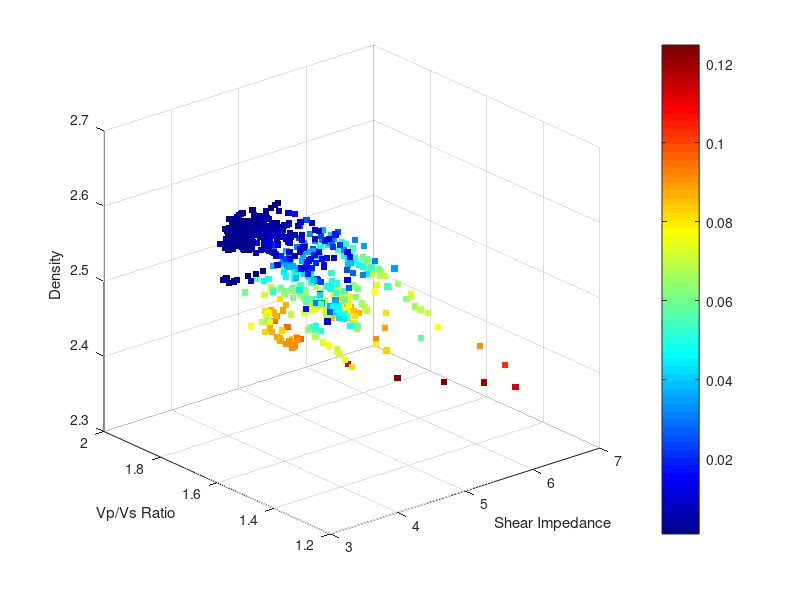

Write MATLAB code to recreate this figure. (Note: this script raises an error after producing the figure.)
clear; clc; tic;

load('LogDataALL.mat')

VP    = LogDataALL(1:900, 1);    % P-wave velocity (m/s)
VS    = LogDataALL(1:900, 2);    % S-wave velocity (m/s)
Den   = LogDataALL(1:900, 3);    % Density (g/cm³)
Vli   = LogDataALL(1:900, 4);    % Calcite volume fraction
POR   = LogDataALL(1:900, 5);    % Porosity
XP    = LogDataALL(1:900, 6);    % Pore aspect ratio

% Set average TOC and SW values for modeling
TOC_mean = 0.025;    % Average TOC
SW_mean  = 0.96;     % Average water saturation
Den_mean = mean(Den); % Average density

% Calculate elastic attributes
VRobs = VP ./ VS;          % Vp/Vs ratio
ISob  = VS .* Den ./ 1000; % Shear impedance (converted to proper scale)

% Define parameter ranges
por = [0.001, 0.04, 0.08, 0.12, 0.15];
xp  = [0.18, 0.28, 0.4, 0.6, 1];
vli = [0.01, 0.25, 0.45, 0.6, 0.7];

%% Plot modeled rock physics template lines
figure('Color','w'); 
grid on;
scatter3(ISob, VRobs, Den, 20, POR, ...
    'Marker', 's', 'MarkerEdgeColor', 'none', 'MarkerFaceColor', 'flat')
xlabel('Shear Impedance'); ylabel('Vp/Vs Ratio'); zlabel('Density');
xlim([3 7]); ylim([1.2 2]); zlim([2.3 2.7]);
view(-40, 24);colormap(jet);colorbar;hold on        
for k=1:length(vli)
    for j=1:length(por)
        for i=1:length(xp)
vsh=1-vli(k)-0.075;
vqu=1-vsh-vli(k)-0.025;
[vp(i,j,k), vs(i,j,k), rho(i,j,k)] = modeling(vsh, vqu, vli(k), TOC_mean, SW_mean, por(j), Den_mean, xp(i));
        end
        Vw(:,j,k)=vp(:,j,k)./vs(:,j,k); 
        Is(:,j,k)=vs(:,j,k).*rho(:,j,k)./1000;   
        plot3(Is(:,j,k),Vw(:,j,k),rho(:,j,k), 'k','LineWidth', 1);
        hold on
    end
hold on
    for j=1:length(xp)
        for i=1:length(por)
vsh=1-vli(k)-0.075;
vqu=1-vsh-vli(k)-0.025;
vqu(vqu<0)=0.001;
[vp(j,i,k), vs(j,i,k), rho(j,i,k)] = modeling(vsh, vqu, vli(k), TOC_mean, SW_mean, por(i), Den_mean, xp(j));
        end
        Vw(j,:,k)=vp(j,:,k)./vs(j,:,k); 
        Is(j,:,k)=vs(j,:,k).*rho(j,:,k)./1000;   
        plot3(Is(j,:,k),Vw(j,:,k),rho(j,:,k), 'k', 'LineWidth',1);
        hold on
    end
end
hold on
for k=1:length(por)
    for j=1:length(vli)
        for i=1:length(xp)
vsh=1-vli(j)-0.075;
vqu=1-vsh-vli(j)-0.025;
vqu(vqu<0)=0.001;
[vp(i,j,k), vs(i,j,k), rho(i,j,k)] = modeling(vsh, vqu, vli(j), TOC_mean, SW_mean, por(k), Den_mean, xp(i));
        end
        Vw(:,j,k)=vp(:,j,k)./vs(:,j,k); 
        Is(:,j,k)=vs(:,j,k).*rho(:,j,k)./1000;    
        plot3(Is(:,j,k),Vw(:,j,k),rho(:,j,k), 'k', 'LineWidth', 1);
        clearvars vp vs rho Vw Is;
        hold on
    end
hold on
    for j=1:length(xp)
        for i=1:length(vli)
vsh=1-vli(i)-0.075;
vqu=1-vsh-vli(i)-0.025;
vqu(vqu<0)=0.001;
[vp(j,i,k), vs(j,i,k), rho(j,i,k)] = modeling(vsh, vqu, vli(i), TOC_mean, SW_mean, por(k), Den_mean, xp(j));
        end
        Vw(j,:,k)=vp(j,:,k)./vs(j,:,k);
        Is(j,:,k)=vs(j,:,k).*rho(j,:,k)./1000;  
        plot3(Is(j,:,k),Vw(j,:,k),rho(j,:,k), 'k', 'LineWidth', 1);
        clearvars vp vs rho Vw Is;
        hold on
    end
end
hold on
%% Vli
figure('Color','w'); 
grid on;
scatter3(ISob, VRobs, Den, 20, Vli, ...
    'Marker', 's', 'MarkerEdgeColor', 'none', 'MarkerFaceColor', 'flat')
xlabel('Shear Impedance'); ylabel('Vp/Vs Ratio'); zlabel('Density');
xlim([3 7]); ylim([1.2 2]); zlim([2.3 2.7]);
view(-12, -43);colormap(jet);colorbar;hold on 
for k=1:length(vli)
    for j=1:length(por)
        for i=1:length(xp)
vsh=1-vli(k)-0.075;
vqu=1-vsh-vli(k)-0.025;
[vp(i,j,k), vs(i,j,k), rho(i,j,k)] = modeling(vsh, vqu, vli(k), TOC_mean, SW_mean, por(j), Den_mean, xp(i));
        end
        Vw(:,j,k)=vp(:,j,k)./vs(:,j,k);
        Is(:,j,k)=vs(:,j,k).*rho(:,j,k)./1000;  
        plot3(Is(:,j,k),Vw(:,j,k),rho(:,j,k), 'k','LineWidth', 1);
        hold on
    end
hold on
    for j=1:length(xp)
        for i=1:length(por)
vsh=1-vli(k)-0.075;
vqu=1-vsh-vli(k)-0.025;
vqu(vqu<0)=0.001;
[vp(j,i,k), vs(j,i,k), rho(j,i,k)] = modeling(vsh, vqu, vli(k), TOC_mean, SW_mean, por(i), Den_mean, xp(j));
        end
        Vw(j,:,k)=vp(j,:,k)./vs(j,:,k); 
        Is(j,:,k)=vs(j,:,k).*rho(j,:,k)./1000;  
        plot3(Is(j,:,k),Vw(j,:,k),rho(j,:,k), 'k', 'LineWidth',1);
        hold on
    end
end
hold on
for k=1:length(por)
    for j=1:length(vli)
        for i=1:length(xp)
vsh=1-vli(j)-0.075;
vqu=1-vsh-vli(j)-0.025;
vqu(vqu<0)=0.001;
[vp(i,j,k), vs(i,j,k), rho(i,j,k)] = modeling(vsh, vqu, vli(j), TOC_mean, SW_mean, por(k), Den_mean, xp(i));
        end
        Vw(:,j,k)=vp(:,j,k)./vs(:,j,k);
        Is(:,j,k)=vs(:,j,k).*rho(:,j,k)./1000;   
        plot3(Is(:,j,k),Vw(:,j,k),rho(:,j,k), 'k', 'LineWidth', 1);
        clearvars vp vs rho Vw Is;
        hold on
    end
hold on
    for j=1:length(xp)
        for i=1:length(vli)
vsh=1-vli(i)-0.075;
vqu=1-vsh-vli(i)-0.025;
vqu(vqu<0)=0.001;
[vp(j,i,k), vs(j,i,k), rho(j,i,k)] = modeling(vsh, vqu, vli(i), TOC_mean, SW_mean, por(k), Den_mean, xp(j));
        end
        Vw(j,:,k)=vp(j,:,k)./vs(j,:,k); 
        Is(j,:,k)=vs(j,:,k).*rho(j,:,k)./1000;    
        plot3(Is(j,:,k),Vw(j,:,k),rho(j,:,k), 'k', 'LineWidth', 1);
        clearvars vp vs rho Vw Is;
        hold on
    end
end
hold on
%% XP
figure('Color','w'); 
scatter3(ISob, VRobs, Den, 20, XP, ...
    'Marker', 's', 'MarkerEdgeColor', 'none', 'MarkerFaceColor', 'flat')
xlabel('Shear Impedance'); ylabel('Vp/Vs Ratio'); zlabel('Density');
xlim([3 7]); ylim([1.2 2]); zlim([2.3 2.7]);
grid on;view(55, -7);colormap(jet);colorbar;hold on 
for k=1:length(vli)
    for j=1:length(por)
        for i=1:length(xp)
vsh=1-vli(k)-0.075;
vqu=1-vsh-vli(k)-0.025;
[vp(i,j,k), vs(i,j,k), rho(i,j,k)] = modeling(vsh, vqu, vli(k), TOC_mean, SW_mean, por(j), Den_mean, xp(i));
        end
        Vw(:,j,k)=vp(:,j,k)./vs(:,j,k); 
        Is(:,j,k)=vs(:,j,k).*rho(:,j,k)./1000;   
        plot3(Is(:,j,k),Vw(:,j,k),rho(:,j,k), 'k','LineWidth', 1);
        hold on
    end
hold on
    for j=1:length(xp)
        for i=1:length(por)
vsh=1-vli(k)-0.075;
vqu=1-vsh-vli(k)-0.025;
vqu(vqu<0)=0.001;
[vp(j,i,k), vs(j,i,k), rho(j,i,k)] = modeling(vsh, vqu, vli(k), TOC_mean, SW_mean, por(i), Den_mean, xp(j));
        end
        Vw(j,:,k)=vp(j,:,k)./vs(j,:,k);
        Is(j,:,k)=vs(j,:,k).*rho(j,:,k)./1000;   
        plot3(Is(j,:,k),Vw(j,:,k),rho(j,:,k), 'k', 'LineWidth',1);
        hold on
    end
end
hold on
for k=1:length(por)
    for j=1:length(vli)
        for i=1:length(xp)
vsh=1-vli(j)-0.075;
vqu=1-vsh-vli(j)-0.025;
vqu(vqu<0)=0.001;
[vp(i,j,k), vs(i,j,k), rho(i,j,k)] = modeling(vsh, vqu, vli(j), TOC_mean, SW_mean, por(k), Den_mean, xp(i));
        end
        Vw(:,j,k)=vp(:,j,k)./vs(:,j,k); 
        Is(:,j,k)=vs(:,j,k).*rho(:,j,k)./1000;   
        plot3(Is(:,j,k),Vw(:,j,k),rho(:,j,k), 'k', 'LineWidth', 1);
        clearvars vp vs rho Vw Is;
        hold on
    end
hold on
    for j=1:length(xp)
        for i=1:length(vli)
vsh=1-vli(i)-0.075;
vqu=1-vsh-vli(i)-0.025;
vqu(vqu<0)=0.001;
[vp(j,i,k), vs(j,i,k), rho(j,i,k)] = modeling(vsh, vqu, vli(i), TOC_mean, SW_mean, por(k), Den_mean, xp(j));
        end
        Vw(j,:,k)=vp(j,:,k)./vs(j,:,k); 
        Is(j,:,k)=vs(j,:,k).*rho(j,:,k)./1000;   
        plot3(Is(j,:,k),Vw(j,:,k),rho(j,:,k), 'k', 'LineWidth', 1);
        clearvars vp vs rho Vw Is;
        hold on
    end
end
